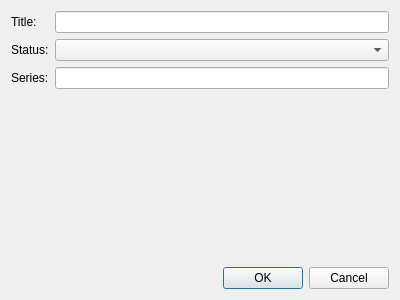
<?xml version="1.0" encoding="UTF-8"?>
<ui version="4.0">
 <class>DialogAddGame</class>
 <widget class="QDialog" name="DialogAddGame">
  <property name="geometry">
   <rect>
    <x>0</x>
    <y>0</y>
    <width>400</width>
    <height>300</height>
   </rect>
  </property>
  <property name="windowTitle">
   <string>Dialog</string>
  </property>
  <layout class="QVBoxLayout" name="verticalLayout">
   <item>
    <layout class="QFormLayout" name="formLayout">
     <item row="0" column="0">
      <widget class="QLabel" name="labelTitle">
       <property name="text">
        <string>Title:</string>
       </property>
      </widget>
     </item>
     <item row="1" column="0">
      <widget class="QLabel" name="labelStatus">
       <property name="text">
        <string>Status:</string>
       </property>
      </widget>
     </item>
     <item row="2" column="0">
      <widget class="QLabel" name="labelSeries">
       <property name="text">
        <string>Series:</string>
       </property>
      </widget>
     </item>
     <item row="0" column="1">
      <widget class="QLineEdit" name="lineEditTitle"/>
     </item>
     <item row="1" column="1">
      <widget class="QComboBox" name="comboBoxStatus"/>
     </item>
     <item row="2" column="1">
      <widget class="QLineEdit" name="lineEditSeries"/>
     </item>
    </layout>
   </item>
   <item>
    <widget class="QDialogButtonBox" name="buttonBox">
     <property name="orientation">
      <enum>Qt::Horizontal</enum>
     </property>
     <property name="standardButtons">
      <set>QDialogButtonBox::Cancel|QDialogButtonBox::Ok</set>
     </property>
    </widget>
   </item>
  </layout>
 </widget>
 <resources/>
 <connections>
  <connection>
   <sender>buttonBox</sender>
   <signal>accepted()</signal>
   <receiver>DialogAddGame</receiver>
   <slot>accept()</slot>
   <hints>
    <hint type="sourcelabel">
     <x>248</x>
     <y>254</y>
    </hint>
    <hint type="destinationlabel">
     <x>157</x>
     <y>274</y>
    </hint>
   </hints>
  </connection>
  <connection>
   <sender>buttonBox</sender>
   <signal>rejected()</signal>
   <receiver>DialogAddGame</receiver>
   <slot>reject()</slot>
   <hints>
    <hint type="sourcelabel">
     <x>316</x>
     <y>260</y>
    </hint>
    <hint type="destinationlabel">
     <x>286</x>
     <y>274</y>
    </hint>
   </hints>
  </connection>
 </connections>
</ui>
